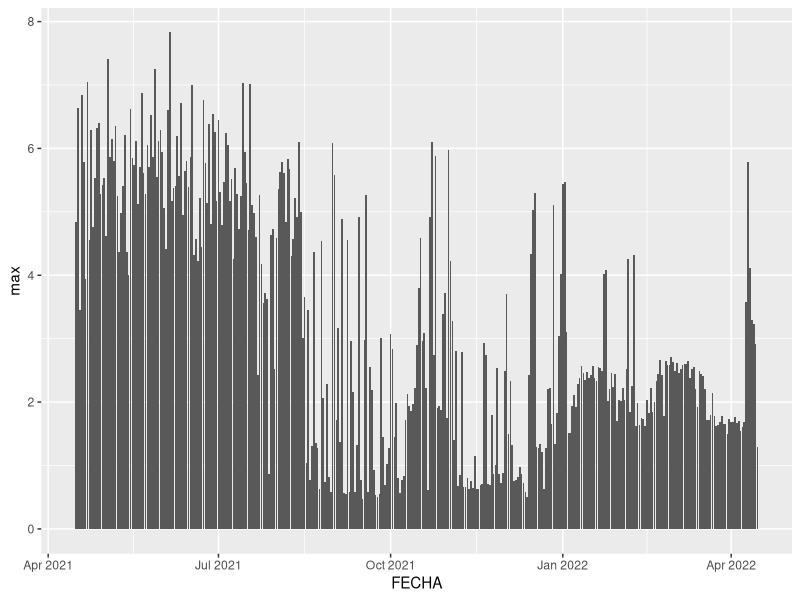
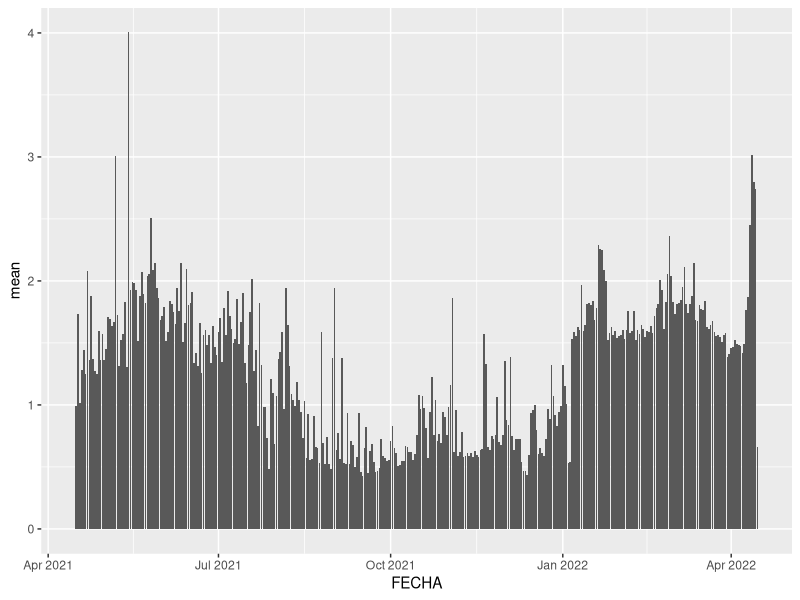

Reproduce these figures in R, in order. (Note: this script raises an error after producing the figures.)
library(dplyr)
library(reshape2)
library(ggplot2)
library(lubridate)

#llamar tabla haciendo proyecto
data=read.csv('data/acust2.csv',sep = ';')
data %>% as_tibble()

#convertir fecha en fecha xd
data$FECHA <- lubridate::ymd(as.character(data$FECHA))
data %>% as_tibble()

#calcular maximo diario
maximos=data %>%
  group_by(FECHA) %>%
  summarise(max = max(BI)) 
maximos

#graficar
maximos %>% 
  ggplot(aes(x=FECHA, y=max)) + geom_bar(stat="identity")

#calcular promedio diario
media=data %>%
  group_by(FECHA) %>%
  summarise(mean = mean(BI)) 
media

#graficar
media %>% 
  ggplot(aes(x=FECHA, y=mean)) + geom_bar(stat="identity")

#calcular maximo diario
rangohorario=data %>%
  group_by(FECHA) %>%
  summarise(max = max(BI)) 
maximos

# calcular maximo mensual por rango horario
# 1convertir UTC en HORASCL
# https://stackoverflow.com/questions/1395117/how-do-you-convert-dates-times-from-one-time-zone-to-another-in-r
data %>% as_tibble()
dataconvertida <- data %>% 
  mutate(FECHAHORA = with_tz(ymd_hms(substr(ARCHIVO, 1, 15), tz='UTC'), tzone = "America/Santiago"))

resumen_horario = dataconvertida %>% 
  mutate(mes = month(FECHAHORA), ) %>%
  group_by(mes, hora, minuto) %>%
  # group_by(month(FECHAHORA),hour(FECHAHORA),minute(FECHAHORA)) %>%
  summarise(max = max(BI))

# loop for generate graphics
for (j in 1:12){
  gg = resumen_horario %>% 
    filter(mes == j) %>% 
    ggplot(aes(x=,y=))
  ggsave(gg, paste0("grafos/mes_", j,".png"), dpi=300)
}
